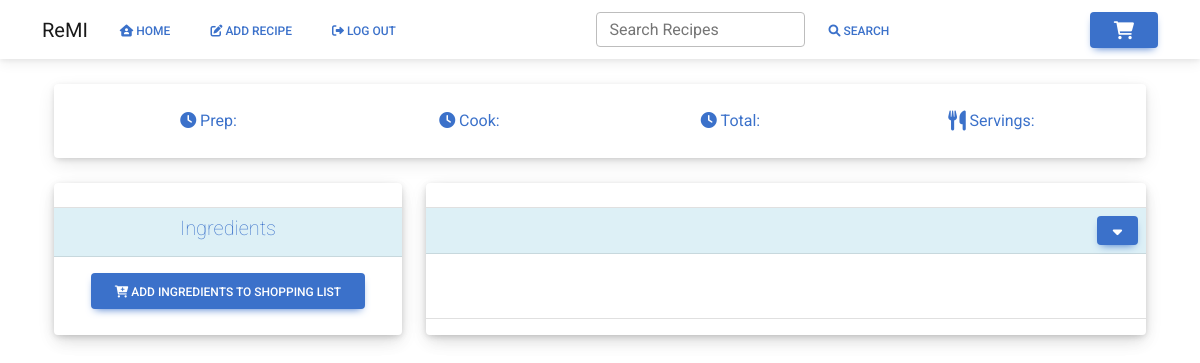
The page /view_recipe?recipe_uuid=2dsJchafNjKxpSgbzwgnNN (signed in) on the database as committed earlier.
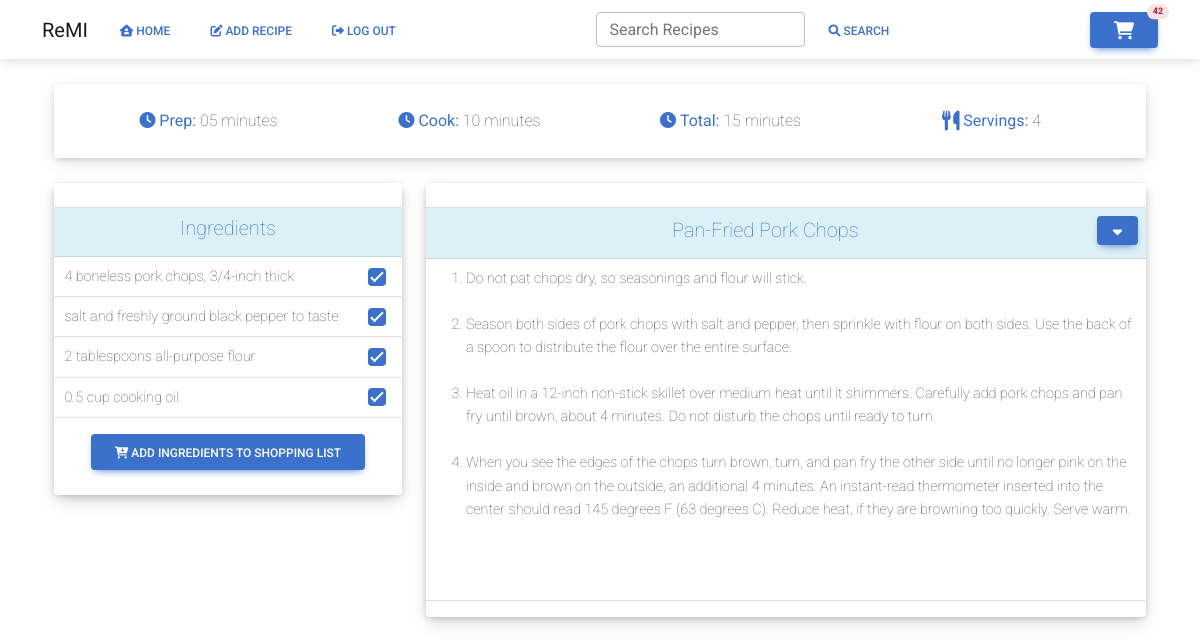
The same page on the database as committed later.
### website/models.py (models this page shows)
class Recipe(db.Model):
    id = db.Column(db.Integer, primary_key=True)
    uuid = db.Column(db.Integer, primary_key=False)
    username = db.Column(db.Integer, db.ForeignKey('user.id'))
    recipe_name = db.Column(db.String(200))
    prep_time = db.Column(db.Integer, primary_key=False)
    cook_time = db.Column(db.Integer, primary_key=False)
    total_time = db.Column(db.Integer, primary_key=False)
    ingredients = db.Column(db.String())
    servings = db.Column(db.String())
    ingredients_quantity = db.Column(db.String())
    ingredients_measurement = db.Column(db.String())
    instructions = db.Column(db.String())
    original_url = db.Column(db.String())
    date_parsed = db.Column(db.String())
    image = db.Column(db.String())
    ingredient_list = db.relationship('Ingredients')

class Ingredients(db.Model):
    id = db.Column(db.Integer, primary_key=True)
    uuid = db.Column(db.Integer, primary_key=False)
    recipe = db.Column(db.Integer, db.ForeignKey('recipe.uuid'))
    ingredient = db.Column(db.String())
    ing_type = db.Column(db.String(), default="misc")

### website/views.py (the view, shortened to what this page needs)
@views.route('/view_recipe', methods=['POST', 'GET'])
@login_required
def view_recipe():
    shopping_list = ShoppingList.query.count()
    recipe_uuid = request.args.get('recipe_uuid')
    recipe_id = request.args.get('recipe_uuid')
    recipe = Recipe.query.filter_by(uuid=recipe_id).first()
    ingredients = Ingredients.query.filter_by(uuid=recipe_uuid).all()
    return render_template("view_recipe.html", recipe=recipe, ingredients=ingredients, user=current_user,
                           shopping_list=shopping_list)

### website/__init__.py (called while the page is built)
def create_app():
    app = Flask(__name__)
    app.config['SECRET_KEY'] = 'sdf897sdf987'
    app.config['SQLALCHEMY_DATABASE_URI'] = f'sqlite:///{DB_NAME}'
    db.init_app(app)
    from .views import views
    from .auth import auth
    app.register_blueprint(views, url_prefix='/')
    app.register_blueprint(auth, url_prefix='/')
    from .models import User, Recipe
    with app.app_context():
        db.create_all()
    login_manager = LoginManager()
    login_manager.login_view = 'auth.login'
    login_manager.init_app(app)
    @login_manager.user_loader
    def load_user(id):
        return User.query.get(int(id))
    return app

### website/templates/view_recipe.html (shortened to what the changed rows need)
{% extends "base.html" %}
{% block content %}
<br>
<div class="container">
    <div class="row">
        <div class="col">
            <div class="card shadow-3-strong" style="border-radius:4px;">
                <div class="card-body">
                    <div class="container">
                        <div class="row">
                            <div class="col text-center">
                                <span class="fw-lighter"><span class="text-primary"> <b>Prep:</b></span> {{ recipe.prep_time }}</span>
                            </div>
                            <div class="col text-center">
                                <span class="fw-lighter"><span class="text-primary"> <b>Cook:</b></span> {{ recipe.cook_time }}</span>
                            </div>
                            <div class="col text-center">
                                <span class="fw-lighter"><span class="text-primary"> <b>Total:</b></span> {{ recipe.total_time }}</span>
                            </div>
                            <div class="col text-center">
                                <span class="fw-lighter"><span class="text-primary"><i class="fa fa-cutlery fa-lg"></i> <b>Servings:</b></span> {{ recipe.servings }}</span>
                            </div>
                        </div>
                    </div>
                </div>
            </div>
        </div>
    </div>
    <br>
    <form method="POST">
        <div class="row">
            <div class="col-4">
                <div class="card text-left bg-light" style="border-radius:4px;">
                    <div class="card shadow-3-strong" style="border-radius:4px;">
                        <div class="table-responsive">
                            <table class="table align-items-center table-flush table-sm">
                                <thead class="table-info">
                                <tr>
                                    <th class="border-top text-center" scope="col" colspan="2"><h5><span
                                            class="text-primary fw-lighter">Ingredients</span></h5></th>
                                </tr>
                                </thead>
                                <tbody>
                                {% for ingredient in ingredients %}
                                <tr>
                                    <td>
                                        <label class="form-check-label" for="ingredients"><span class="fw-lighter">{{ ingredient.ingredient
                                        }}</span></label><input type="hidden" name=category
                                    </td>
                                    <td>
                                        <input class="form-check-input" type="checkbox"
                                               value="{{ ingredient.ingredient }}"
                                               id="ingredients" name="ingredients" checked/>
                                    </td>
                                </tr>
                                {% endfor %}
                                </tbody>
                            </table>
    </form>
</div>
<br>
</div>
<div class="col-8">
    <div class="card text-left bg-light" style="border-radius:4px;">
        <div class="card shadow-3-strong" style="border-radius:4px;">
            <div class="table-responsive">
                <table class="table align-items-center table-flush table-sm">
                    <thead class="table-info">
                    <tr>
                        <th class="border-top text-center align-middle" scope="col">
                            <h5>
                                <span class="text-primary align-middle fw-lighter">{{ recipe.recipe_name }}</span>
                                <span style="float: right;">
                            <button
                                    class="btn btn-primary btn-sm float-right"
                                    type="button"
                                    id="dropdownMenuButton"
                                    data-mdb-toggle="dropdown"
                                    aria-expanded="false"
                            >
                            </button>
                        </span>
                            </h5>
                        </th>
                    </tr>
                    </thead>
                    <tbody>
                    <tr>
                        <td>
                                    <span class="fw-lighter">
                    <ol>
                        {{ recipe.instructions|safe }}
                    </ol></span>
                        </td>
                    </tr>
                    </tbody>
                </table>
            </div>
        </div>
    </div>
</div>
<br>
{% endblock %}

Rows that differ between the two databases and show on the page:
added Recipe: prep_time "05 minutes", cook_time "10 minutes", total_time "15 minutes", servings "4", recipe_name "Pan-Fried Pork Chops", instructions "Do not pat chops dry, so seasonings and flour will stick. Season both sides of pork chops with salt and pepper, then sprinkle with flour on both sides. Use the back of a spoon to distribute the flour over the entire surface. Heat oil in a 12-inch non-stick skillet over medium heat until it shimmers. Carefully add pork chops and pan fry until brown, about 4 minutes. Do not disturb the chops until ready to turn. When you see the edges of the chops turn brown, turn, and pan fry the other side until no longer pink on the inside and brown on the outside, an additional 4 minutes. An instant-read thermometer inserted into the center should read 145 degrees F (63 degrees C). Reduce heat, if they…"
added Ingredients: ingredient "4 boneless pork chops, 3/4-inch thick"
added Ingredients: ingredient "salt and freshly ground black pepper to taste"
added Ingredients: ingredient "2 tablespoons all-purpose flour"
added Ingredients: ingredient "0.5 cup cooking oil"
Other text that changed with them:
{{ shopping_list }}: (not shown) → "42"
